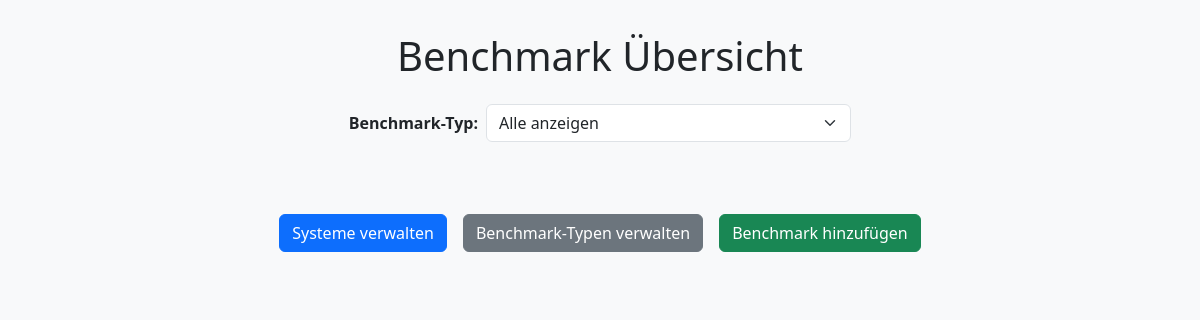
Before: / with the older database file.
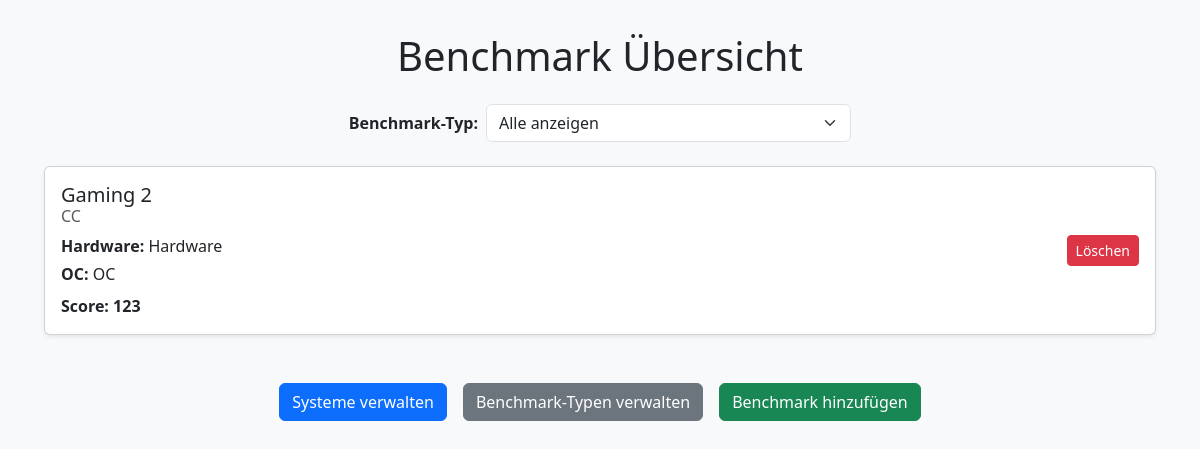
After: the same page with the newer database file.
### app.py (models this page shows)
class Benchmark(db.Model):
    id = db.Column(db.Integer, primary_key=True)
    score = db.Column(db.Integer, nullable=False)
    system_id = db.Column(db.Integer, db.ForeignKey('system.id'), nullable=False)
    benchmark_type_id = db.Column(db.Integer, db.ForeignKey('benchmark_type.id'), nullable=False)

class System(db.Model):
    id = db.Column(db.Integer, primary_key=True)
    name = db.Column(db.String(100), nullable=False)
    hardware = db.Column(db.String(200))
    oc = db.Column(db.String(100))
    benchmarks = db.relationship('Benchmark', backref='system', cascade="all, delete-orphan")

class BenchmarkType(db.Model):
    id = db.Column(db.Integer, primary_key=True)
    name = db.Column(db.String(100), unique=True, nullable=False)
    benchmarks = db.relationship('Benchmark', backref='benchmark_type', cascade="all, delete-orphan")

### app.py (the view)
@app.route('/')
def index():
    selected_type_id = request.args.get('benchmark_type', type=int)
    benchmark_types = BenchmarkType.query.all()
    if selected_type_id:
        benchmarks = Benchmark.query.filter_by(benchmark_type_id=selected_type_id).order_by(Benchmark.score.desc()).all()
    else:
        benchmarks = Benchmark.query.order_by(Benchmark.score.desc()).all()
    return render_template('index.html', benchmarks=benchmarks, benchmark_types=benchmark_types, selected_type_id=selected_type_id)

### templates/index.html (shortened to what this page needs)
<!doctype html>
<html lang="de">
<head>
  <link href="https://cdn.jsdelivr.net/npm/bootstrap@5.3.3/dist/css/bootstrap.min.css" rel="stylesheet">
  <link rel="stylesheet" href="https://cdnjs.cloudflare.com/ajax/libs/animate.css/4.1.1/animate.min.css"/>
</head>
<body>
  <div class="container animate__animated animate__fadeIn">
    <h1 class="mb-4 text-center">Benchmark Übersicht</h1>
    <form method="get" class="mb-4">
      <div class="row g-2 align-items-center justify-content-center">
        <div class="col-auto">
          <label for="benchmark_type" class="col-form-label fw-bold">Benchmark-Typ:</label>
        </div>
        <div class="col-sm-4">
          <select class="form-select" name="benchmark_type" onchange="this.form.submit()">
            <option value="">Alle anzeigen</option>
          </select>
        </div>
      </div>
    </form>
    <div class="d-flex flex-column gap-3">
      {% for benchmark in benchmarks %}
        <div class="card shadow-sm animate__animated animate__fadeInUp">
          <div class="card-body d-flex justify-content-between align-items-center flex-wrap">
            <div>
              <h5 class="card-title mb-1">{{ benchmark.system.name }}</h5>
              <h6 class="card-subtitle mb-2 text-muted">{{ benchmark.benchmark_type.name }}</h6>
              <p class="mb-1"><strong>Hardware:</strong> {{ benchmark.system.hardware or 'Keine Angabe' }}</p>
              <p class="mb-2"><strong>OC:</strong> {{ benchmark.system.oc or 'Keine Angabe' }}</p>
              <p class="card-text fw-bold mb-0">Score: {{ benchmark.score }}</p>
            </div>
            <div class="mt-2 mt-md-0">
              <a href="{{ url_for('delete_benchmark', benchmark_id=benchmark.id) }}" class="btn btn-sm btn-danger">Löschen</a>
            </div>
          </div>
        </div>
      {% endfor %}
    </div>
    <div class="mt-5 d-flex flex-wrap gap-3 justify-content-center">
      <a href="{{ url_for('add_system') }}" class="btn btn-primary">Systeme verwalten</a>
      <a href="{{ url_for('add_benchmark_type') }}" class="btn btn-secondary">Benchmark-Typen verwalten</a>
      <a href="{{ url_for('add_benchmark') }}" class="btn btn-success">Benchmark hinzufügen</a>
    </div>
  </div>
</body>
</html>

### templates/index.html (style rules this page uses)
body { background-color: #f8f9fa; padding: 2rem; }
.btn-danger { transition: background-color 0.2s ease; }

Changed rows visible on the page:
added Benchmark: system.name "Gaming 2", benchmark_type.name "CC", system "Hardware", system "OC", score "123"
